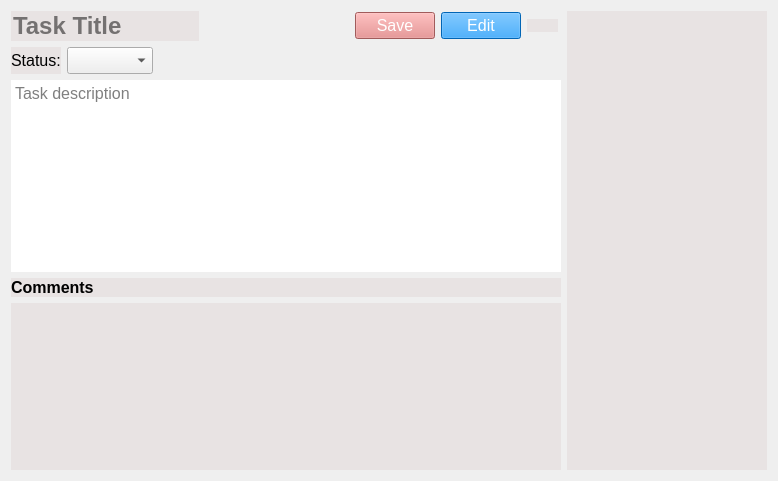
<?xml version="1.0" encoding="UTF-8"?>
<ui version="4.0">
 <class>IssueWidget</class>
 <widget class="QWidget" name="IssueWidget">
  <property name="geometry">
   <rect>
    <x>0</x>
    <y>0</y>
    <width>778</width>
    <height>481</height>
   </rect>
  </property>
  <property name="windowTitle">
   <string>Form</string>
  </property>
  <property name="styleSheet">
   <string notr="true"/>
  </property>
  <layout class="QHBoxLayout" name="horizontalLayout_4">
   <item>
    <layout class="QVBoxLayout" name="verticalLayout">
     <item>
      <layout class="QHBoxLayout" name="horizontalLayout_2">
       <item>
        <widget class="QLineEdit" name="taskNameEdit">
         <property name="font">
          <font>
           <pointsize>18</pointsize>
           <weight>75</weight>
           <bold>true</bold>
          </font>
         </property>
         <property name="styleSheet">
          <string notr="true">background-color: rgb(232, 227, 227);
border: none;</string>
         </property>
         <property name="placeholderText">
          <string>Task Title</string>
         </property>
        </widget>
       </item>
       <item>
        <spacer name="horizontalSpacer_7">
         <property name="orientation">
          <enum>Qt::Horizontal</enum>
         </property>
         <property name="sizeType">
          <enum>QSizePolicy::Fixed</enum>
         </property>
         <property name="sizeHint" stdset="0">
          <size>
           <width>150</width>
           <height>20</height>
          </size>
         </property>
        </spacer>
       </item>
       <item>
        <widget class="QPushButton" name="saveButton">
         <property name="font">
          <font>
           <pointsize>12</pointsize>
          </font>
         </property>
         <property name="styleSheet">
          <string notr="true">background-color: rgb(226, 128, 128);
color: rgb(255, 255, 255);</string>
         </property>
         <property name="text">
          <string>Save</string>
         </property>
        </widget>
       </item>
       <item>
        <widget class="QPushButton" name="editButton">
         <property name="font">
          <font>
           <pointsize>12</pointsize>
          </font>
         </property>
         <property name="styleSheet">
          <string notr="true">background-color: rgb(1, 141, 253);
color: rgb(255, 255, 255);</string>
         </property>
         <property name="text">
          <string>Edit</string>
         </property>
        </widget>
       </item>
       <item>
        <widget class="QPushButton" name="deleteButton">
         <property name="font">
          <font>
           <pointsize>8</pointsize>
          </font>
         </property>
         <property name="styleSheet">
          <string notr="true">border: none;
background-color: rgb(232, 227, 227);</string>
         </property>
         <property name="text">
          <string/>
         </property>
         <property name="icon">
          <iconset resource="../icons.qrc">
           <normaloff>:/icons/assets/delete.png</normaloff>:/icons/assets/delete.png</iconset>
         </property>
         <property name="iconSize">
          <size>
           <width>30</width>
           <height>30</height>
          </size>
         </property>
        </widget>
       </item>
       <item>
        <spacer name="horizontalSpacer_4">
         <property name="orientation">
          <enum>Qt::Horizontal</enum>
         </property>
         <property name="sizeHint" stdset="0">
          <size>
           <width>40</width>
           <height>20</height>
          </size>
         </property>
        </spacer>
       </item>
      </layout>
     </item>
     <item>
      <layout class="QHBoxLayout" name="horizontalLayout_5">
       <item>
        <widget class="QLabel" name="statusLabel">
         <property name="font">
          <font>
           <pointsize>12</pointsize>
          </font>
         </property>
         <property name="styleSheet">
          <string notr="true">background-color: rgb(232, 227, 227);</string>
         </property>
         <property name="text">
          <string>Status:</string>
         </property>
        </widget>
       </item>
       <item>
        <widget class="QComboBox" name="statusComboBox">
         <property name="font">
          <font>
           <pointsize>12</pointsize>
          </font>
         </property>
         <property name="currentText">
          <string/>
         </property>
         <property name="placeholderText">
          <string/>
         </property>
        </widget>
       </item>
       <item>
        <spacer name="horizontalSpacer_8">
         <property name="orientation">
          <enum>Qt::Horizontal</enum>
         </property>
         <property name="sizeHint" stdset="0">
          <size>
           <width>40</width>
           <height>20</height>
          </size>
         </property>
        </spacer>
       </item>
      </layout>
     </item>
     <item>
      <widget class="QTextEdit" name="descriptionEdit">
       <property name="sizePolicy">
        <sizepolicy hsizetype="Expanding" vsizetype="Fixed">
         <horstretch>0</horstretch>
         <verstretch>0</verstretch>
        </sizepolicy>
       </property>
       <property name="font">
        <font>
         <pointsize>12</pointsize>
        </font>
       </property>
       <property name="styleSheet">
        <string notr="true">border: none;
border: none;
border: none;
border: none;
border: none;
border-color: rgb(196, 196, 196);</string>
       </property>
       <property name="frameShape">
        <enum>QFrame::NoFrame</enum>
       </property>
       <property name="lineWidth">
        <number>0</number>
       </property>
       <property name="placeholderText">
        <string>Task description</string>
       </property>
      </widget>
     </item>
     <item>
      <layout class="QHBoxLayout" name="horizontalLayout">
       <item>
        <widget class="QLabel" name="label_2">
         <property name="sizePolicy">
          <sizepolicy hsizetype="Expanding" vsizetype="Preferred">
           <horstretch>0</horstretch>
           <verstretch>0</verstretch>
          </sizepolicy>
         </property>
         <property name="styleSheet">
          <string notr="true">background-color: rgb(232, 227, 227);</string>
         </property>
         <property name="text">
          <string>&lt;html&gt;&lt;head/&gt;&lt;body&gt;&lt;p&gt;&lt;span style=&quot; font-size:12pt; font-weight:600;&quot;&gt;Comments&lt;/span&gt;&lt;/p&gt;&lt;/body&gt;&lt;/html&gt;</string>
         </property>
        </widget>
       </item>
      </layout>
     </item>
     <item>
      <widget class="QListWidget" name="commentsList">
       <property name="styleSheet">
        <string notr="true">QListWidget {
background-color: rgb(232, 227, 227);
border: none;
}</string>
       </property>
       <property name="verticalScrollBarPolicy">
        <enum>Qt::ScrollBarAlwaysOff</enum>
       </property>
       <property name="horizontalScrollBarPolicy">
        <enum>Qt::ScrollBarAlwaysOff</enum>
       </property>
       <property name="selectionMode">
        <enum>QAbstractItemView::NoSelection</enum>
       </property>
       <property name="verticalScrollMode">
        <enum>QAbstractItemView::ScrollPerPixel</enum>
       </property>
       <property name="horizontalScrollMode">
        <enum>QAbstractItemView::ScrollPerItem</enum>
       </property>
      </widget>
     </item>
    </layout>
   </item>
   <item>
    <widget class="QListWidget" name="propertyList">
     <property name="sizePolicy">
      <sizepolicy hsizetype="Fixed" vsizetype="Expanding">
       <horstretch>0</horstretch>
       <verstretch>0</verstretch>
      </sizepolicy>
     </property>
     <property name="minimumSize">
      <size>
       <width>200</width>
       <height>0</height>
      </size>
     </property>
     <property name="font">
      <font>
       <pointsize>12</pointsize>
      </font>
     </property>
     <property name="styleSheet">
      <string notr="true">QListWidget {border: none; background-color: rgb(232, 227, 227);}
</string>
     </property>
    </widget>
   </item>
  </layout>
 </widget>
 <resources>
  <include location="../icons.qrc"/>
 </resources>
 <connections/>
</ui>
